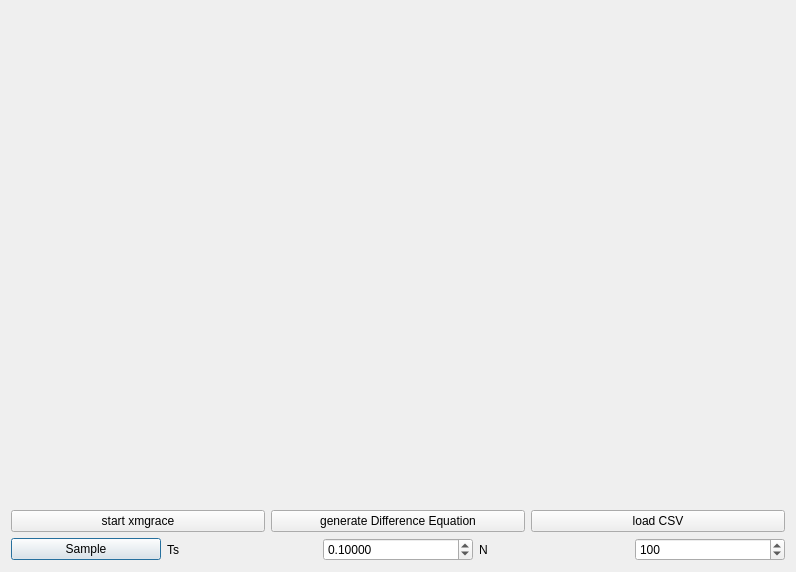
<?xml version="1.0" encoding="UTF-8"?>
<ui version="4.0">
 <class>SamplerDialog</class>
 <widget class="QDialog" name="SamplerDialog">
  <property name="geometry">
   <rect>
    <x>0</x>
    <y>0</y>
    <width>796</width>
    <height>572</height>
   </rect>
  </property>
  <property name="windowTitle">
   <string>Dialog</string>
  </property>
  <layout class="QGridLayout" name="gridLayout">
   <item row="0" column="1">
    <widget class="QwtPlot" name="qwtPlot"/>
   </item>
   <item row="2" column="1">
    <layout class="QHBoxLayout" name="horizontalLayout">
     <item>
      <widget class="QPushButton" name="pushButtonSample">
       <property name="text">
        <string>Sample</string>
       </property>
      </widget>
     </item>
     <item>
      <widget class="QLabel" name="label">
       <property name="text">
        <string>Ts</string>
       </property>
      </widget>
     </item>
     <item>
      <widget class="QDoubleSpinBox" name="doubleSpinBoxTs">
       <property name="decimals">
        <number>5</number>
       </property>
       <property name="minimum">
        <double>0.000000000000000</double>
       </property>
       <property name="maximum">
        <double>1000.000000000000000</double>
       </property>
       <property name="value">
        <double>0.100000000000000</double>
       </property>
      </widget>
     </item>
     <item>
      <widget class="QLabel" name="label_2">
       <property name="text">
        <string>N</string>
       </property>
      </widget>
     </item>
     <item>
      <widget class="QSpinBox" name="spinBoxN">
       <property name="maximum">
        <number>100000</number>
       </property>
       <property name="value">
        <number>100</number>
       </property>
      </widget>
     </item>
    </layout>
   </item>
   <item row="1" column="1">
    <layout class="QHBoxLayout" name="horizontalLayout_2">
     <item>
      <widget class="QPushButton" name="pushButtonXmGrace">
       <property name="text">
        <string>start xmgrace</string>
       </property>
      </widget>
     </item>
     <item>
      <widget class="QPushButton" name="pushButtonDeq">
       <property name="text">
        <string>generate Difference Equation</string>
       </property>
      </widget>
     </item>
     <item>
      <widget class="QPushButton" name="pushButtonCSV">
       <property name="text">
        <string>load CSV</string>
       </property>
      </widget>
     </item>
    </layout>
   </item>
  </layout>
 </widget>
 <customwidgets>
  <customwidget>
   <class>QwtPlot</class>
   <extends>QFrame</extends>
   <header>qwt_plot.h</header>
  </customwidget>
 </customwidgets>
 <resources/>
 <connections/>
</ui>
